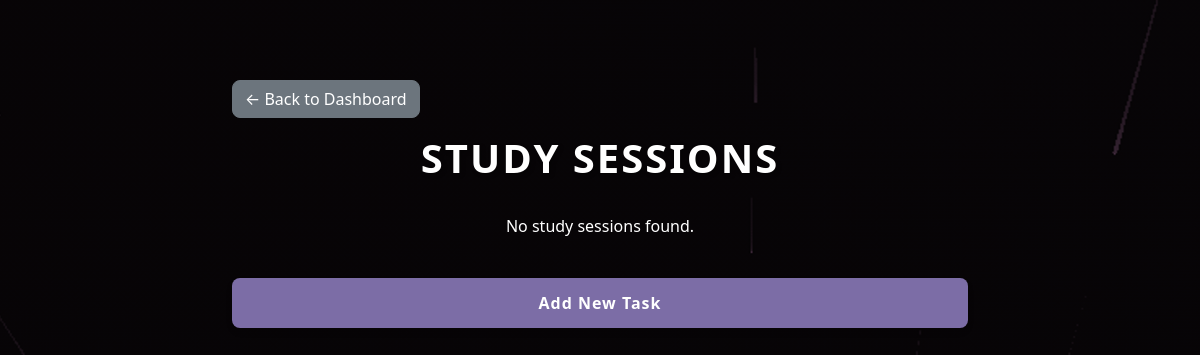
Before: /study_sessions (signed in) with the older database file.
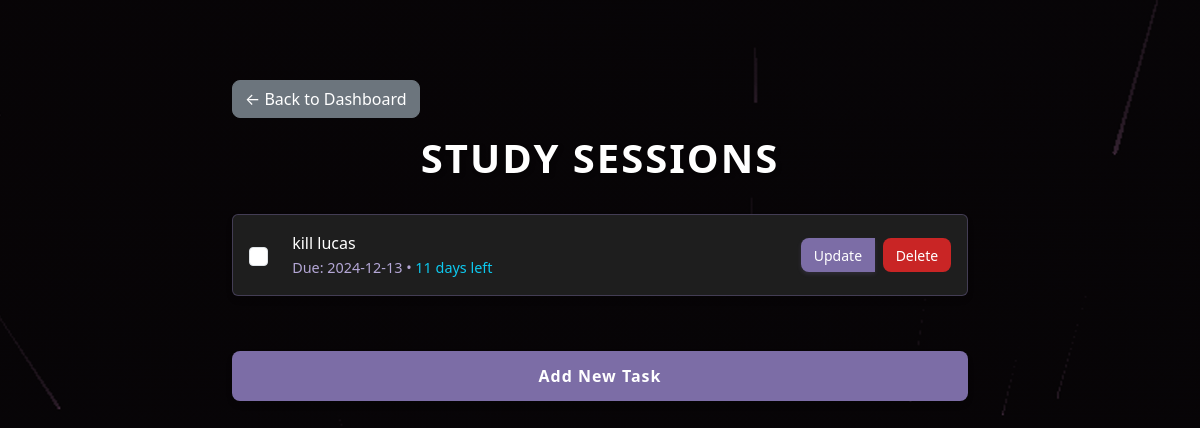
After: the same page with the newer database file.
### flask_app/setup_db.py (models this page shows)
class ToDo(Base):
    __tablename__ = 'todo'
    id = Column(Integer, primary_key=True)
    task = Column(String, nullable=False)
    category = Column(String, nullable=False)
    completed = Column(Boolean, default=False)
    due_date = Column(DateTime, nullable=True)
    user_id = Column(Integer, ForeignKey('users.id'), nullable=False)
    user = relationship('User', back_populates='todos')

### flask_app/app.py (the view)
@app.route('/study_sessions')
def study_sessions():
    if 'user_id' not in session:
        return redirect(url_for('login'))
    todos = db_session.query(ToDo).filter_by(user_id=session['user_id'], category='Study Sessions').all()
    return render_template('study_sessions.html', todos=todos, calculate_days=calculate_days_remaining)

### flask_app/app.py (called while the page is built)
def calculate_days_remaining(due_date):
    if not due_date:
        return None
    today = date.today()
    days = (due_date.date() - today).days
    if days < 0:
        return "Overdue"
    elif days == 0:
        return "Due today"
    else:
        return f"{days} days left"

### flask_app/templates/study_sessions.html (shortened to what this page needs)
<!DOCTYPE html>
<html lang="en">
<head>
    <link href="https://cdn.jsdelivr.net/npm/bootstrap@5.3.0-alpha3/dist/css/bootstrap.min.css" rel="stylesheet">
</head>
<body>
    <div class="container mt-5">
        <a href="{{ url_for('dashboard') }}" class="btn btn-secondary mb-3">← Back to Dashboard</a>
        <h1>Study Sessions</h1>
        <div class="mt-4">
            {% if todos %}
                <ul class="list-group">
                    {% for todo in todos %}
                    <li class="list-group-item d-flex justify-content-between align-items-center">
                        <div class="d-flex align-items-center">
                            <form action="{{ url_for('toggle_todo', todo_id=todo.id) }}" method="POST" class="d-inline me-2">
                                <input type="checkbox" class="form-check-input" onchange="this.form.submit()"
                                       {% if todo.completed %}checked{% endif %}>
                            </form>
                            <div class="task-content">
                                <span {% if todo.completed %}class="text-decoration-line-through"{% endif %}>{{ todo.task }}</span>
                                {% if todo.due_date %}
                                    <br>
                                    <small class="text-muted due-date">
                                        Due: {{ todo.due_date.strftime('%Y-%m-%d') }}
                                        {% set days = calculate_days(todo.due_date) %}
                                        {% if days %}
                                            • <span class="{% if days == 'Overdue' %}text-danger{% elif days == 'Due today' %}text-warning{% else %}text-info{% endif %}">
                                                {{ days }}
                                            </span>
                                        {% endif %}
                                    </small>
                                {% endif %}
                            </div>
                        </div>
                        <div class="btn-group">
                            <a href="{{ url_for('update_todo', todo_id=todo.id) }}" class="btn btn-sm btn-primary me-2">Update</a>
                            <form action="{{ url_for('delete_todo', todo_id=todo.id) }}" method="POST" class="d-inline">
                                <button type="submit" class="btn btn-sm btn-danger">Delete</button>
                            </form>
                        </div>
                    </li>
                    {% endfor %}
                </ul>
            {% else %}
                <p class="text-center">No study sessions found.</p>
            {% endif %}
        </div>
        <div class="mt-3">
            <a href="{{ url_for('add_todo', category='Study Sessions') }}" class="btn btn-primary w-100 btn-add-task">Add New Task</a>
        </div>
    </div>
</body>
</html>

Changed rows visible on the page:
now on this page (row edited): ToDo: task "kill lucas", due_date "2024-12-13", days "11 days left"
Other visible differences:
text no longer shown: "No study sessions found."
